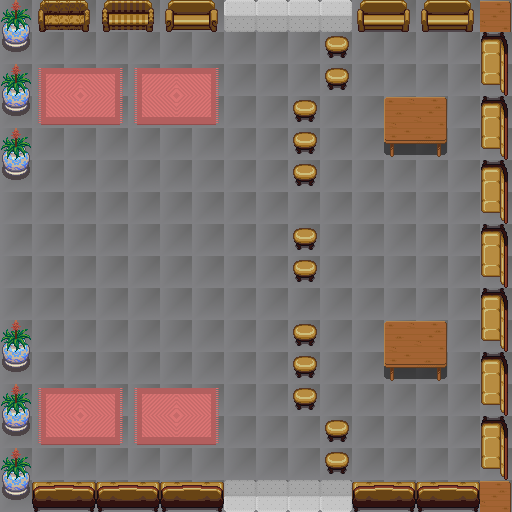

Tiled map render using the project's own tile images. Description and the whole map definition, tile-layer contents included, below:
An orthogonal 16x16 tile map with 32x32 px tiles, 3 tile layers (is_free, ground, furniture), 4 tilesets.

<map version="1.2" tiledversion="1.3.2" orientation="orthogonal" renderorder="right-down" compressionlevel="0" width="16" height="16" tilewidth="32" tileheight="32" infinite="0" backgroundcolor="#55ff00" nextlayerid="4" nextobjectid="1">
 <tileset firstgid="1" source="../tsx/tileset2_marina.tsx" />
 <tileset firstgid="769" source="../tsx/tileset3_marina.tsx" />
 <tileset firstgid="2479" source="../tsx/tileset6_marina.tsx" />
 <tileset firstgid="2991" source="../tsx/tileset4_marina.tsx" />
 <layer id="3" name="is_free" width="16" height="16" locked="1">
  <data encoding="csv">
0,0,0,0,0,0,0,0,0,0,0,0,0,0,0,0,
0,2,2,2,2,2,2,2,2,2,0,2,2,2,2,0,
0,2,2,2,2,2,2,2,2,2,0,2,2,2,2,0,
0,2,2,2,2,2,2,2,2,0,2,2,0,0,2,0,
0,2,2,2,2,2,2,2,2,0,2,2,0,0,2,0,
0,2,2,2,2,2,2,2,2,0,2,2,2,2,2,0,
2,2,2,2,2,2,2,2,2,2,2,2,2,2,2,0,
2,2,2,2,2,2,2,2,2,0,2,2,2,2,2,0,
2,2,2,2,2,2,2,2,2,0,2,2,2,2,2,0,
2,2,2,2,2,2,2,2,2,2,2,2,2,2,2,0,
0,2,2,2,2,2,2,2,2,0,2,2,0,0,2,0,
0,2,2,2,2,2,2,2,2,0,2,2,0,0,2,0,
0,2,2,2,2,2,2,2,2,0,2,2,2,2,2,0,
0,2,2,2,2,2,2,2,2,2,0,2,2,2,2,0,
0,2,2,2,2,2,2,2,2,2,0,2,2,2,2,0,
0,0,0,0,0,0,0,0,0,0,0,0,0,0,0,0
</data>
 </layer>
 <layer id="1" name="ground" width="16" height="16" locked="1">
  <data encoding="csv">
1995,1995,1995,1995,1995,1995,1995,1995,1995,1995,1995,1995,1995,1995,1995,1995,
1995,1995,1995,1995,1995,1995,1995,1995,1995,1995,1995,1995,1995,1995,1995,1995,
1995,1995,1995,1995,1995,1995,1995,1995,1995,1995,1995,1995,1995,1995,1995,1995,
1995,1995,1995,1995,1995,1995,1995,1995,1995,1995,1995,1995,1995,1995,1995,1995,
1995,1995,1995,1995,1995,1995,1995,1995,1995,1995,1995,1995,1995,1995,1995,1995,
1995,1995,1995,1995,1995,1995,1995,1995,1995,1995,1995,1995,1995,1995,1995,1995,
1995,1995,1995,1995,1995,1995,1995,1995,1995,1995,1995,1995,1995,1995,1995,1995,
1995,1995,1995,1995,1995,1995,1995,1995,1995,1995,1995,1995,1995,1995,1995,1995,
1995,1995,1995,1995,1995,1995,1995,1995,1995,1995,1995,1995,1995,1995,1995,1995,
1995,1995,1995,1995,1995,1995,1995,1995,1995,1995,1995,1995,1995,1995,1995,1995,
1995,1995,1995,1995,1995,1995,1995,1995,1995,1995,1995,1995,1995,1995,1995,1995,
1995,1995,1995,1995,1995,1995,1995,1995,1995,1995,1995,1995,1995,1995,1995,1995,
1995,1995,1995,1995,1995,1995,1995,1995,1995,1995,1995,1995,1995,1995,1995,1995,
1995,1995,1995,1995,1995,1995,1995,1995,1995,1995,1995,1995,1995,1995,1995,1995,
1995,1995,1995,1995,1995,1995,1995,1995,1995,1995,1995,1995,1995,1995,1995,1995,
1995,1995,1995,1995,1995,1995,1995,1995,1995,1995,1995,1995,1995,1995,1995,1995
</data>
 </layer>
 <layer id="2" name="furniture" width="16" height="16" locked="1">
  <data encoding="csv">
3110,2675,2676,2703,2704,2549,2550,1548,1548,1548,1548,2565,2566,2565,2566,1361,
3126,157,157,157,157,157,157,157,157,157,2646,157,157,157,157,3221228085,
3110,1004,1005,1006,1004,1005,1006,0,0,0,2646,0,0,0,0,3221228069,
3126,1049,1050,1051,1049,1050,1051,0,0,2646,0,0,1360,1361,0,3221228085,
3110,157,157,157,157,157,157,0,0,2646,0,0,1405,1406,0,3221228069,
3126,0,0,0,0,0,0,0,0,2646,0,0,157,157,0,3221228085,
157,0,0,0,0,0,0,0,0,170,0,0,0,0,0,3221228069,
0,0,0,0,0,0,0,0,0,2646,0,0,0,0,0,3221228085,
170,0,0,0,0,0,170,170,170,2646,170,170,170,170,170,3221228069,
170,0,0,0,0,0,0,0,0,0,0,0,170,170,0,3221228085,
3110,0,0,0,0,0,0,0,0,2646,0,0,1360,1361,0,3221228069,
3126,170,170,170,170,170,170,0,0,2646,0,0,1405,1406,0,3221228085,
3110,1004,1005,1006,1004,1005,1006,0,0,2646,158,0,0,0,0,3221228069,
3126,1049,1050,1051,1049,1050,1051,0,0,0,2646,0,0,0,0,3221228085,
3110,170,170,170,170,170,170,170,170,170,2646,170,170,170,170,3221228069,
3126,2611,2612,2611,2612,2611,2612,1073743372,1073743372,1073743372,1073743372,2611,2612,2611,2612,1361
</data>
 </layer>
</map>
